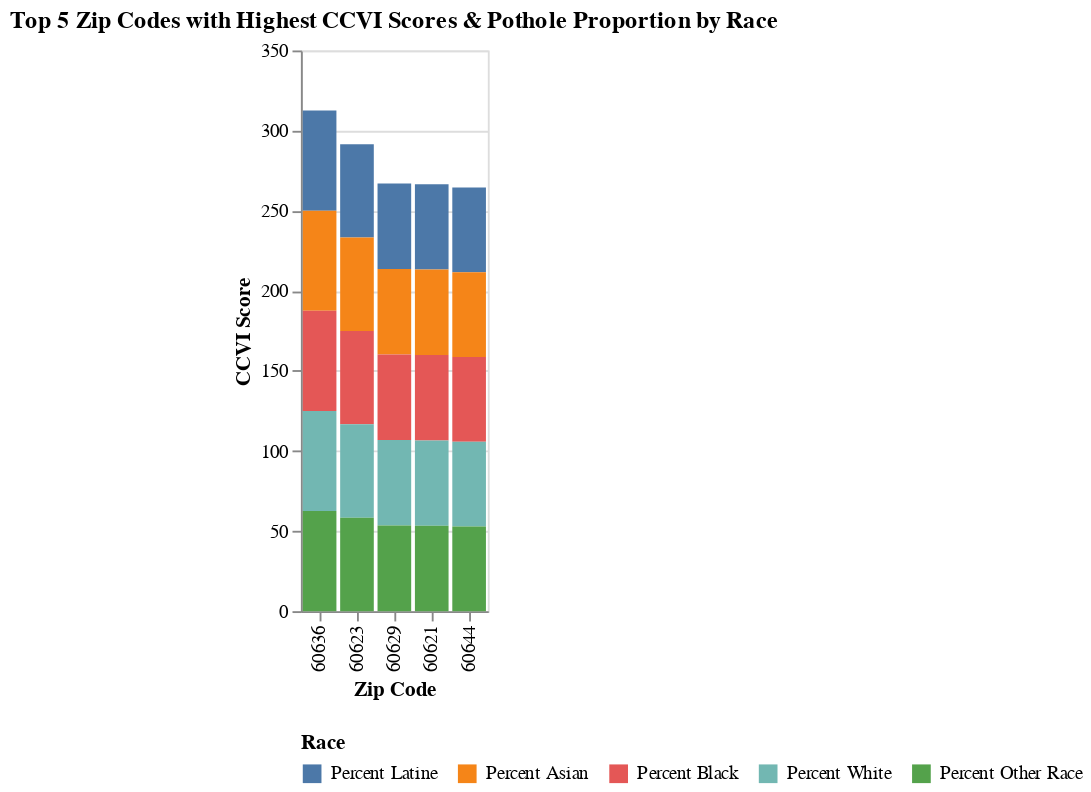

Notebook code for this chart:
### Code cell
# Assuming 'merged_df' is your DataFrame with CCVI Score, Pothole Proportion, and race proportions
top_5_ccvi = merged_df.sort_values('CCVI Score', ascending=False).head(5)

# Create a stacked bar chart
alt.Chart(top_5_ccvi).mark_bar().encode(
    x=alt.X('ZIP_CODE:N', title='Zip Code',
            sort=alt.SortField('CCVI Score', order='descending')),  # Sort by CCVI Score
    y=alt.Y('CCVI Score:Q', title='CCVI Score'),
    color=alt.Color(
        'Race:N',
        title='Race',
        scale=alt.Scale(domain=['Percent Latine', 'Percent Asian', 'Percent Black', 'Percent White', 'Percent Other Race']),
        legend=alt.Legend(orient='bottom')
    )
).transform_fold(
    ['Percent Latine', 'Percent Asian', 'Percent Black', 'Percent White', 'Percent Other Race'],
    as_=['Race', 'Proportion']
).properties(
    title='Top 5 Zip Codes with Highest CCVI Scores & Pothole Proportion by Race'
)

### Figure 1 — Vega-Lite specification as saved in the notebook (floating-point values rounded to 4 significant figures)
{"config": {"view": {"continuousWidth": 400, "continuousHeight": 300}}, "data": {"name": "data-8035bdfef571bdc04b86f28fe46d35e2"}, "mark": "bar", "encoding": {"color": {"field": "Race", "legend": {"orient": "bottom"}, "scale": {"domain": ["Percent Latine", "Percent Asian", "Percent Black", "Percent White", "Percent Other Race"]}, "title": "Race", "type": "nominal"}, "x": {"field": "ZIP_CODE", "sort": {"field": "CCVI Score", "order": "descending"}, "title": "Zip Code", "type": "nominal"}, "y": {"field": "CCVI Score", "title": "CCVI Score", "type": "quantitative"}}, "title": "Top 5 Zip Codes with Highest CCVI Scores & Pothole Proportion by Race", "transform": [{"fold": ["Percent Latine", "Percent Asian", "Percent Black", "Percent White", "Percent Other Race"], "as": ["Race", "Proportion"]}], "$schema": "https://vega.github.io/schema/vega-lite/v4.17.0.json", "datasets": {"data-8035bdfef571bdc04b86f28fe46d35e2": [{"ZIP_CODE": "60636", "Pothole Proportion": 1.741, "zip_x": "60636", "Percent Age 0-17": 22.35, "Percent Age 70-79": 11.5, "Percent Female": 51.83, "Percent Male": 48.17, "Percent Latine": 14.05, "Percent Asian": 0.1611, "Percent Black": 82.9, "Percent White": 1.121, "Percent Other Race": 1.762, "Percent POC": 98.88, "zip_y": "60636", "CCVI Score": 62.5, "CCVI Category": "HIGH"}, {"ZIP_CODE": "60623", "Pothole Proportion": 2.365, "zip_x": "60623", "Percent Age 0-17": 26.39, "Percent Age 70-79": 6.463, "Percent Female": 51.53, "Percent Male": 48.47, "Percent Latine": 66.67, "Percent Asian": 0.34, "Percent Black": 28.43, "Percent White": 3.881, "Percent Other Race": 0.6735, "Percent POC": 96.12, "zip_y": "60623", "CCVI Score": 58.3, "CCVI Category": "HIGH"}, {"ZIP_CODE": "60629", "Pothole Proportion": 4.511, "zip_x": "60629", "Percent Age 0-17": 27.24, "Percent Age 70-79": 7.152, "Percent Female": 50.01, "Percent Male": 49.99, "Percent Latine": 73.6, "Percent Asian": 0.5536, "Percent Black": 17.56, "Percent White": 7.117, "Percent Other Race": 1.166, "Percent POC": 92.88, "zip_y": "60629", "CCVI Score": 53.4, "CCVI Category": "HIGH"}, {"ZIP_CODE": "60621", "Pothole Proportion": 1.204, "zip_x": "60621", "Percent Age 0-17": 26.63, "Percent Age 70-79": 5.973, "Percent Female": 52.52, "Percent Male": 47.48, "Percent Latine": 3.614, "Percent Asian": 0.5426, "Percent Black": 92.32, "Percent White": 1.5, "Percent Other Race": 2.027, "Percent POC": 98.5, "zip_y": "60621", "CCVI Score": 53.3, "CCVI Category": "HIGH"}, {"ZIP_CODE": "60644", "Pothole Proportion": 1.439, "zip_x": "60644", "Percent Age 0-17": 25.78, "Percent Age 70-79": 6.322, "Percent Female": 53.75, "Percent Male": 46.25, "Percent Latine": 9.101, "Percent Asian": 0.6362, "Percent Black": 84.53, "Percent White": 3.802, "Percent Other Race": 1.925, "Percent POC": 96.2, "zip_y": "60644", "CCVI Score": 52.9, "CCVI Category": "HIGH"}]}}
